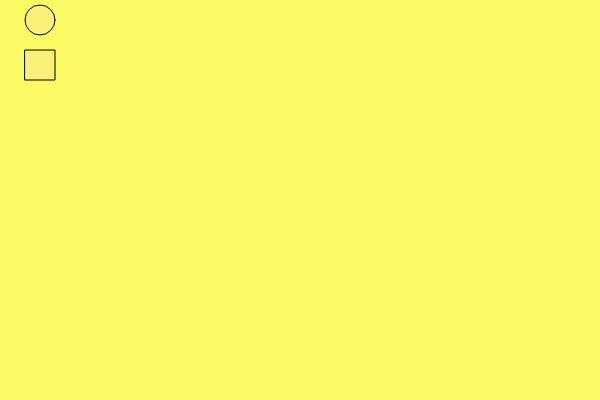
Frame 1 (no input)
Frame 60 (no input): identical to frame 1, image omitted
Frame 120 (the mouse pressed at the canvas centre since frame 60): identical to frame 1, image omitted

The p5.js sketch that drew this single still picture (run headless with seeded random() and noise() and a simulated clock; from frame 60 on, the mouse is pressed at the canvas centre):

// p5.js sketch
// ── sketch.js
const resultArray = [];
let active = null;

function setup() {
  // put setup code here
  createCanvas(600, 400);
  // background(250, 250, 100);
}
let x = 25;
function draw() {
  background(250, 250, 100);
  fill(250, 200, 200, 50);
  ellipse(40, 20, 30, 30);

  fill(250, 200, 200, 50);
  rect(25, 50, 30, 30);

  for (var i = 0; i < resultArray.length; i++) {
    resultArray[i].display();
  }
}

function mousePressed() {
  // console.log(resultArray);
  for (var i = 0; i < resultArray.length; i++) {
    if (
      resultArray[i].type == "rectangle" &&
      mouseX >= resultArray[i].x &&
      mouseX <= resultArray[i].x + resultArray[i].sizex &&
      mouseY >= resultArray[i].y &&
      mouseY <= resultArray[i].y + resultArray[i].sizey
    ) {
      active = i;
      break;
    }
    if (
      resultArray[i].type == "ellipse" &&
      mouseX >= resultArray[i].x - resultArray[i].sizex / 2 &&
      mouseX <= resultArray[i].x + resultArray[i].sizex / 2 &&
      mouseY >= resultArray[i].y - resultArray[i].sizey / 2 &&
      mouseY <= resultArray[i].y + resultArray[i].sizey / 2
    ) {
      active = i;
      break;
    }
  }
  // console.log(resultArray[active]);
}
function mouseDragged() {
  if (resultArray[active].type == "ellipse") {
    resultArray[active].x = mouseX;
    resultArray[active].y = mouseY;
  }
  if (resultArray[active].type == "rectangle") {
    resultArray[active].x = mouseX - resultArray[active].sizex / 2;
    resultArray[active].y = mouseY - resultArray[active].sizey / 2;
  }
  // console.log(resultArray[resultArray[active]]);
}
function mouseReleased() {
  active = null;
}
function mouseClicked() {
  if (mouseX >= 25 && mouseX <= 55 && mouseY >= 5 && mouseY <= 35) {
    resultArray.push(new Block("ellipse", 100, 20, 30, 30));
  } else if (mouseX >= 25 && mouseX <= 55 && mouseY >= 50 && mouseY <= 80) {
    resultArray.push(new Block("rectangle", 85, 50, 30, 30));
  }
}
